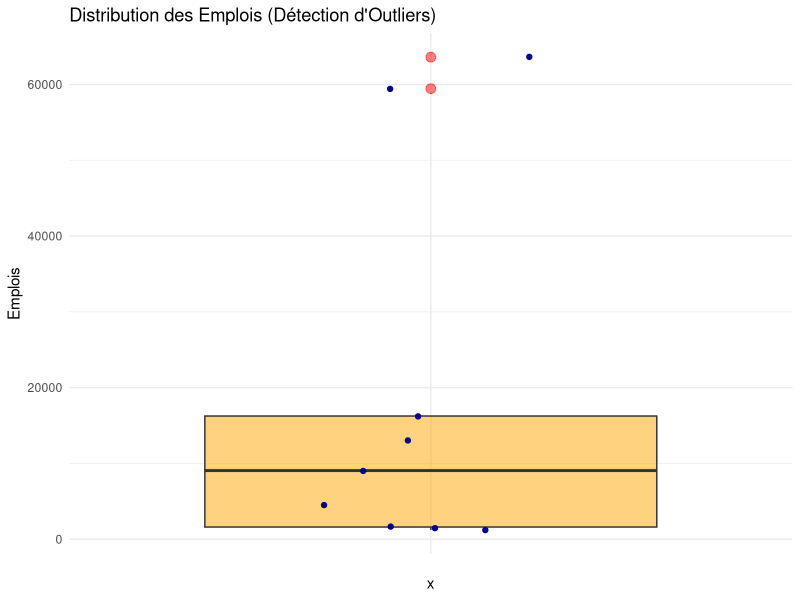
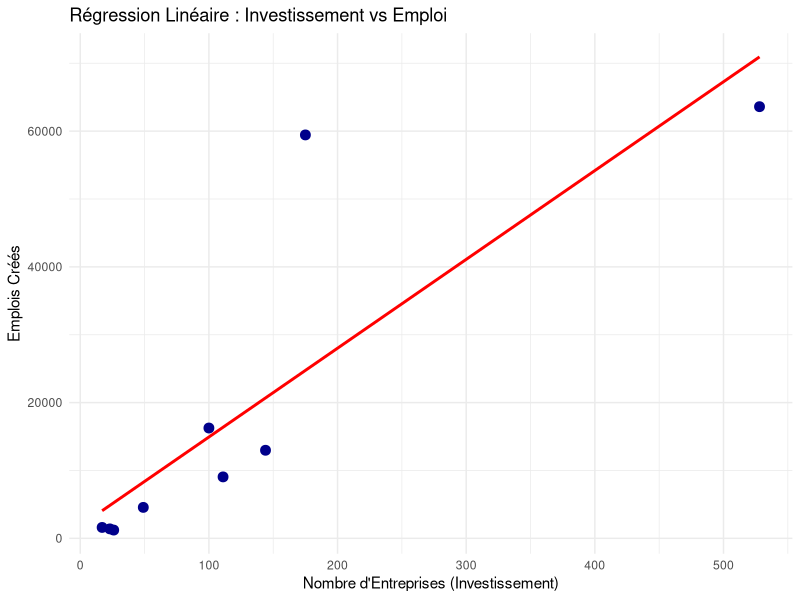

Write R code to recreate these figures, in order.
## ---- chunk 1
#| label: setup
#| warning: false
#| message: false

library(tidyverse)
library(readxl)

# --- Chargement et Nettoyage des Données ---

# 1. Données Investissement (Pays)
if(file.exists("repartitionentreprisesetrangereparpays.xls")) {
  df_countries <- read_excel("repartitionentreprisesetrangereparpays.xls", skip = 0)
  
  # Affichage brut
  print("--- Data PAYS (Brut) ---")
  print(head(df_countries, 3))

  # Nettoyage
  final_map_data <- df_countries %>%
    rename(Sector = 1) %>%
    filter(!is.na(Sector), Sector != "Total") %>%
    mutate(Sector = trimws(Sector)) %>%
    pivot_longer(cols = -Sector, names_to = "Country", values_to = "Companies") %>%
    mutate(Companies = as.numeric(gsub("[^0-9]", "", Companies)))

  # Affichage propre
  print("--- Data PAYS (Nettoyé) ---")
  print(head(final_map_data, 3))

} else {
  final_map_data <- data.frame(Sector=character(), Country=character(), Companies=numeric())
}

# 2. Données Emploi (Secteurs)
if(file.exists("emploientreprisesetrangere.xls")) {
  df_jobs <- read_excel("emploientreprisesetrangere.xls", skip = 0)
  
  # Affichage brut
  print("--- Data EMPLOI (Brut) ---")
  print(head(df_jobs, 3))

  # Nettoyage
  final_jobs_data <- df_jobs %>%
    rename(Sector = 1) %>%
    select(Sector, `Totalement Exportatrices`, AUTRE) %>%
    filter(!is.na(Sector), Sector != "Total") %>%
    mutate(Sector = trimws(Sector)) %>%
    pivot_longer(cols = -Sector, names_to = "Company_Type", values_to = "Jobs") %>%
    mutate(Jobs = as.numeric(gsub("[^0-9]", "", Jobs)))

  # Affichage propre
  print("--- Data EMPLOI (Nettoyé) ---")
  print(head(final_jobs_data, 3))

} else {
  final_jobs_data <- data.frame(Sector=character(), Company_Type=character(), Jobs=numeric())
}

# Fusion des données pour l'analyse statistique
if(nrow(final_map_data) > 0) {
  stats_data <- final_map_data %>%
    group_by(Sector) %>%
    summarise(Total_Companies = sum(Companies, na.rm = TRUE)) %>%
    left_join(
      final_jobs_data %>% group_by(Sector) %>% summarise(Total_Jobs = sum(Jobs, na.rm = TRUE)),
      by = "Sector"
    )
} else {
  stats_data <- data.frame(Sector=c("A"), Total_Companies=c(0), Total_Jobs=c(0))
}

print("--- RESULTAT FINAL (Fusionné) ---")
head(stats_data)
## ---- chunk 2
#| echo: true
mean_jobs <- mean(stats_data$Total_Jobs, na.rm = TRUE)
median_jobs <- median(stats_data$Total_Jobs, na.rm = TRUE)

print(paste("Moyenne des emplois :", round(mean_jobs, 2)))
print(paste("Médiane des emplois :", round(median_jobs, 2)))
## ---- chunk 3
#| echo: true
# Le test nécessite au moins 3 observations et moins de 5000
if(nrow(stats_data) >= 3 && nrow(stats_data) <= 5000) {
  shapiro.test(stats_data$Total_Jobs)
} else {
  print("Pas assez de données pour le test Shapiro")
}
## ---- chunk 4
#| echo: true
# Calcul de la corrélation
correlation <- cor(stats_data$Total_Companies, stats_data$Total_Jobs, use = "complete.obs")
print(paste("Coefficient de Corrélation :", round(correlation, 4)))

# Modèle de régression
model <- lm(Total_Jobs ~ Total_Companies, data = stats_data)
summary(model)
## ---- chunk 5
#| label: plot-boxplot
#| echo: true
#| fig-align: center

print("Génération du Boxplot...")
p2 <- ggplot(stats_data, aes(x = "", y = Total_Jobs)) +
  geom_boxplot(fill = "orange", alpha = 0.5, outlier.color = "red", outlier.size = 3) +
  geom_jitter(width = 0.2, color = "darkblue") + # Points réels
  theme_minimal() +
  labs(
    title = "Distribution des Emplois (Détection d'Outliers)",
    y = "Emplois"
  )
print(p2)
## ---- chunk 6
#| label: plot-regression
#| fig-cap: "Relation entre Investissement et Emploi"
#| warning: false

ggplot(stats_data, aes(x = Total_Companies, y = Total_Jobs)) +
  geom_point(color = "darkblue", size = 3) +
  geom_smooth(method = "lm", color = "red", se = FALSE) +
  theme_minimal() +
  labs(
    title = "Régression Linéaire : Investissement vs Emploi",
    x = "Nombre d'Entreprises (Investissement)",
    y = "Emplois Créés"
  )
